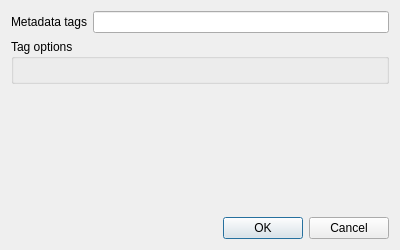
<?xml version="1.0" encoding="UTF-8"?>
<ui version="4.0">
 <class>TagNameEditDialogClass</class>
 <widget class="QDialog" name="TagNameEditDialogClass">
  <property name="windowModality">
   <enum>Qt::ApplicationModal</enum>
  </property>
  <property name="geometry">
   <rect>
    <x>0</x>
    <y>0</y>
    <width>400</width>
    <height>250</height>
   </rect>
  </property>
  <property name="windowTitle">
   <string>Metadata tag name and options</string>
  </property>
  <property name="windowIcon">
   <iconset resource="analogexif.qrc">
    <normaloff>:/images/icons/film_edit.png</normaloff>:/images/icons/film_edit.png</iconset>
  </property>
  <property name="modal">
   <bool>true</bool>
  </property>
  <layout class="QVBoxLayout" name="verticalLayout_2">
   <item>
    <layout class="QHBoxLayout" name="horizontalLayout">
     <item>
      <widget class="QLabel" name="label">
       <property name="text">
        <string>Metadata tags</string>
       </property>
      </widget>
     </item>
     <item>
      <widget class="QLineEdit" name="tagNamesEdit"/>
     </item>
    </layout>
   </item>
   <item>
    <widget class="QGroupBox" name="optionsBox">
     <property name="title">
      <string>Tag options</string>
     </property>
     <layout class="QVBoxLayout" name="verticalLayout"/>
    </widget>
   </item>
   <item>
    <spacer name="verticalSpacer">
     <property name="orientation">
      <enum>Qt::Vertical</enum>
     </property>
     <property name="sizeHint" stdset="0">
      <size>
       <width>20</width>
       <height>40</height>
      </size>
     </property>
    </spacer>
   </item>
   <item>
    <widget class="QDialogButtonBox" name="buttonBox">
     <property name="standardButtons">
      <set>QDialogButtonBox::Cancel|QDialogButtonBox::Ok</set>
     </property>
    </widget>
   </item>
  </layout>
 </widget>
 <layoutdefault spacing="6" margin="11"/>
 <resources>
  <include location="analogexif.qrc"/>
 </resources>
 <connections/>
</ui>
